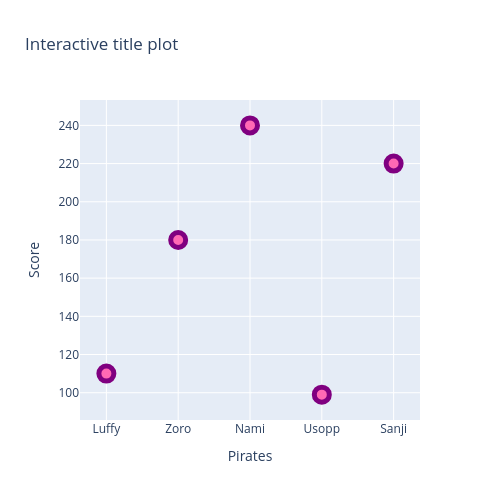

Notebook source saved alongside this figure:
### Code cell
graph=go.Figure()
graph.add_trace(go.Scatter(x=x1, y = y1, mode = "markers", 
                           marker = dict(size=15, color="hotpink", opacity = 1, 
                            line = dict(width = 5, color = "purple"))))
graph.update_layout(title = "Interactive title plot", xaxis_title = "Pirates",
                     yaxis_title = "Score", width = 500, height = 500 )

### Figure 1 — Plotly figure (JSON) as saved in the notebook; plotly's stock layout.template omitted (floating-point values rounded to 4 significant figures)
{"data": [{"marker": {"color": "hotpink", "line": {"color": "purple", "width": 5}, "opacity": 1, "size": 15}, "mode": "markers", "type": "scatter", "x": ["Luffy", "Zoro", "Nami", "Usopp", "Sanji"], "y": [110, 180, 240, 99, 220]}], "layout": {"height": 500, "title": {"text": "Interactive title plot"}, "width": 500, "xaxis": {"title": {"text": "Pirates"}}, "yaxis": {"title": {"text": "Score"}}}}
